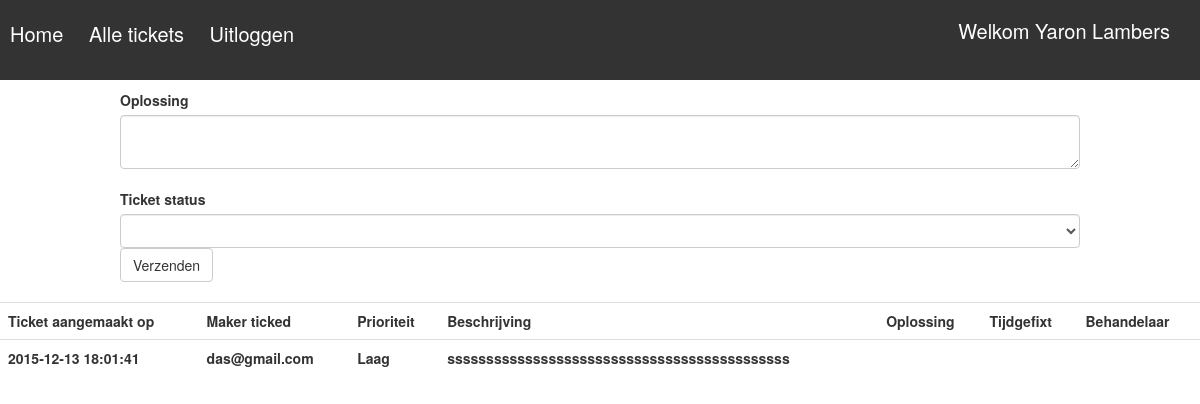
Screenshot of /includes/tickethandeling.php?id=6 (signed in) with the database file from the repository.
### tables this page shows
CREATE TABLE `user` (
  `id` int(5) NOT NULL,
  `firstname` varchar(45) NOT NULL,
  `lastname` varchar(45) NOT NULL,
  `phone` int(14) NOT NULL,
  `role` int(2) NOT NULL DEFAULT '1',
  `email` varchar(100) NOT NULL,
  `password` varchar(32) NOT NULL
);

CREATE TABLE `ticket` (
  `idticket` int(11) NOT NULL,
  `customer` varchar(45) NOT NULL,
  `idcustomer` int(11) NOT NULL,
  `created_at` timestamp NOT NULL DEFAULT CURRENT_TIMESTAMP ON UPDATE CURRENT_TIMESTAMP,
  `urgentieLevel` int(3) NOT NULL,
  `description` varchar(45) NOT NULL,
  `employee` varchar(45) DEFAULT NULL,
  `fixed_at` varchar(14) DEFAULT NULL,
  `solution` longtext,
  `active` int(2) NOT NULL
);

### includes/tickethandeling.php (the view, shortened to what this page needs)
<!doctype html>
<html lang="en">
<head>
    <link rel="stylesheet" href="../css/style.css">
    <link rel="stylesheet" href="../css/bootstrap.css">
</head>
<body>
<?php
include_once('database.php');
$email = $_SESSION['email'];
$user_email = "SELECT * FROM user WHERE email LIKE '%$email%'";
$result = mysqli_query($db, $user_email);
$row = mysqli_fetch_assoc($result);
$userName = $row['firstname'] ." ". $row['lastname']. "<br/>";
$role = $row['role'];
if(!empty($_SESSION['email'])){
    echo '<div class="menubar">';
    echo "<h2>"."Welkom ". $userName."</h2>"."<br/>";
    echo '<a href="ticket.php">Home </a> ';
    echo '<a class="menu" href="ticket.php"> Alle tickets </a>';
    echo '<a href="logout.php">Uitloggen </a>';
    echo '</div>';
}else{
    header('location: ../index.php');
}
if ($role == 2){
    $id = $_GET['id'];
    $query = "SELECT * FROM ticket WHERE idticket='$id' ";
    $return = mysqli_query($db, $query);
    $row = mysqli_fetch_array($return);
    if($row['urgentieLevel'] == 1){
        $urgentieLevel = 'Laag';
    }elseif($row['urgentieLevel'] == 2){
        $urgentieLevel = 'Normaal';
    }elseif($row['urgentieLevel'] == 4){
        $urgentieLevel = 'Kritiek';
    }
    echo '
    <table class="table table-hover">
     <tr>
        <th>Ticket aangemaakt op </th>
        <th>Maker ticked</th>
        <th>Prioriteit</th>
        <th>Beschrijving </th>
        <th>Oplossing </th>
        <th>Tijdgefixt </th>
        <th>Behandelaar</th>
    </tr>
    ';
    echo '<tr>';
    echo "<th>".$row['created_at']."</th>";
    echo "<th>".$row['customer']. "</th>";
    echo "<th>".$urgentieLevel. "</th>";
    echo "<th>".$row['description'] . "</th>";
    echo "<th>" .$row['solution'] . "</th>";
    echo "<th>" .$row['fixed_at'] . "</th>";
    echo "<th>" .$row['employee'] . "</th>";
    echo '</tr>';
    echo '
        <div class="containerForm">
        <form method="POST">
         <label>Oplossing</label> <br/>
         <textarea class="form-control" name="solution" rows="" cols="100">  </textarea> <br/>
        <label> Ticket status </label>
        <select name="status" class="form-control"/>
        <option>  </option>
        ';
    echo'
            </select>
            <input class="btn btn-default" type="submit" name="submit" value="Verzenden"> <br/>
        </form>
        <br/>
        </div>
    ';
}

### css/style.css (style rules this page uses)
body { margin: 0; padding: 0; }
.containerForm { width: 80%; height: auto; margin: 0 auto; background: #fff; }
.menubar { width: 100%; height: 80px; color: #000; background: #333; margin-bottom: 10px; }
.menubar h2 { font-size: 20px; color: #fff; display: inline-block; position: absolute; right: 30px; }
.menubar a { color: #fff; font-size: 20px; text-decoration: none; padding: 0 10px; }

### rows the page displays
user: firstname "Yaron", lastname "Lambers"
ticket: created_at "2015-12-13 18:01:41", customer "das@gmail.com", urgentieLevel "Laag", description "ssssssssssssssssssssssssssssssssssssssssssss"
